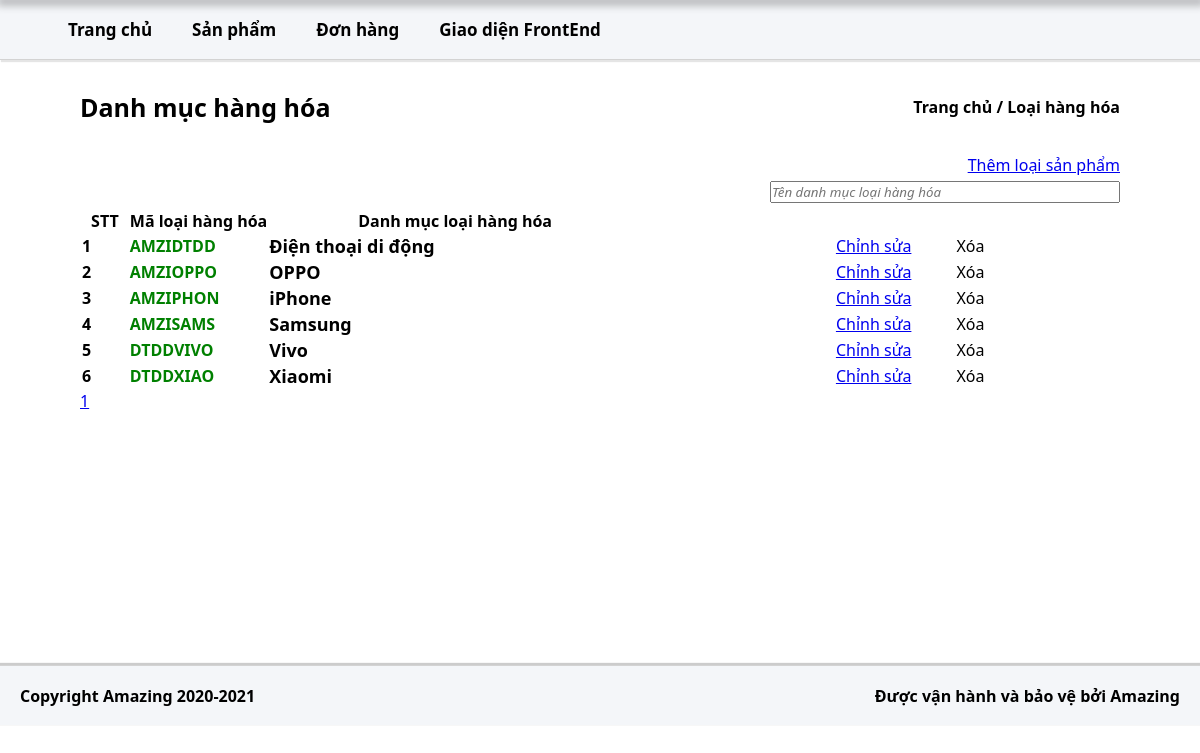
Page /backend/categories/index.php on the earlier database version.
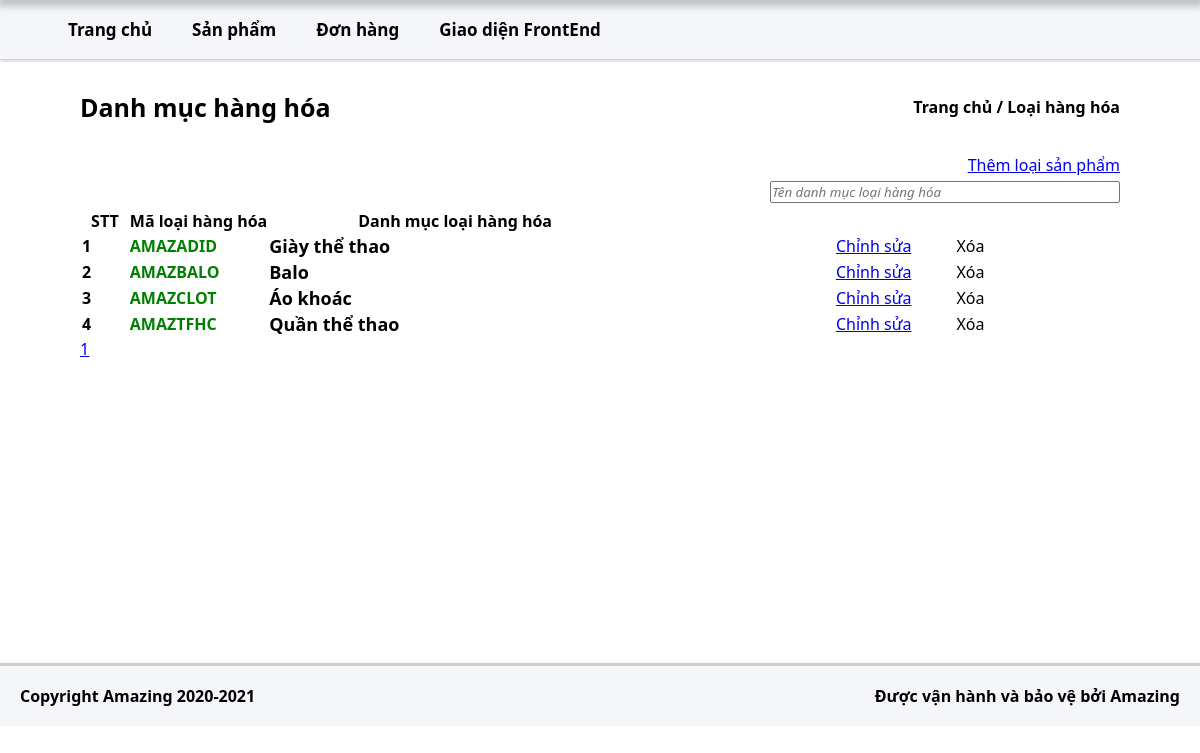
Same page on the later database version.
### tables this page shows
CREATE TABLE `loaihanghoa` (
  `STT` int(11) NOT NULL,
  `MaLoaiHang` char(8) NOT NULL,
  `TenLoaiHang` varchar(255) DEFAULT NULL,
  `Parent` int(11) DEFAULT NULL
);

### backend/categories/index.php (the view, shortened to what the changed rows need)
<!DOCTYPE html>
<html lang="en">
<head>
    <link rel="stylesheet" href="list_categories.css">
</head>
<body>
    <div class="main">
        <div class="row no-gutters">
                    <?php include_once __DIR__ . '/../layouts/partials/slidebar.php' ?>
            <div class="col l-10 main_content">
                    <?php include_once __DIR__ . '/../layouts/partials/header.php' ?>
                <div class="item_content">
                    <div class="category_list">
                        <table class="table">
                            <thead class="bg-dark text-white">
                                <th width="5%">STT</th>
                                <th width="15%">Mã loại hàng hóa</th>
                                <th>Danh mục loại hàng hóa</th>
                                <th></th>
                            </thead>
                            <tbody id="result_search">
                                <?php
                                    include_once __DIR__ . '/../connect_db.php';
                                    $sql_sum_count = <<<EOT
                                        SELECT COUNT(*) tonglhh FROM loaihanghoa
                                    EOT;
                                    $query_sum_count = mysqli_query($conn,$sql_sum_count);
                                    $result_sum_count = mysqli_fetch_array($query_sum_count,MYSQLI_ASSOC);
                                    $TOTAL_COUNT = $result_sum_count['tonglhh'];
                                    $ROW_PAGE = 6;
                                    $TOTAL_PAGE = ceil($TOTAL_COUNT / $ROW_PAGE);
                                    $PAGE = isset($_GET['page']) ? $_GET['page'] : 1;
                                    $OFFSET = ($PAGE - 1) * $ROW_PAGE;
                                    $sql_select_category = <<<EOT
                                        SELECT * FROM loaihanghoa LIMIT $OFFSET,$ROW_PAGE
                                    EOT;
                                    $query_select = mysqli_query($conn,$sql_select_category);
                                    while($result = mysqli_fetch_array($query_select,MYSQLI_ASSOC)){
                                        $data_category []= array(
                                            'maloaihang' => $result['MaLoaiHang'],
                                            'tenloaihang' => $result['TenLoaiHang'],
                                            'parent' => $result['Parent'],
                                            'stt' => $result['STT']
                                        );
                                    }
                                    $i = 0;
                                ?>
                                <?php if(!empty($data_category)):?>
                                    <?php foreach($data_category as $val):?>
                                        <?php $i++;?>
                                        <tr class="parent_<?=$val['parent']?>">
                                            <td><strong><?=$i?></strong></td>
                                            <td><div class="category_id"><?=$val['maloaihang']?></div></td>
                                            <td class="category_name"><?=$val['tenloaihang']?></td>
                                            <td>
                                                <span class="btn btn-danger action btn-sm btn-delete" data-id="<?=$val['maloaihang']?>" data-stt="parent_<?=$val['stt']?>">Xóa</span>
                                                <a href="/../Amazing-PHP/backend/categories/edit/?maloaihanghoa=<?=$val['maloaihang']?>" class="btn btn-secondary action btn-sm" style="margin-right: 5px;">Chỉnh sửa</a>
                                            </td>
                                        </tr>
                                    <?php endforeach;?>
                                <?php endif;?>
                            </tbody>
                        </table>
                    </div>
                        <div>
                            <div class="paginate">
                                <ul class="pagination">
                                    <?php for($i = 1;$i<=$TOTAL_PAGE;$i++):?>
                                        <li class=" page-item"><a class="page-link text-dark" href="?page=<?=$i?>"><?=$i?></a></li>
                                    <?php endfor;?>
                                </ul>
                            </div>
                        </div>
                </div>
                    <?php include_once __DIR__ . '/../layouts/partials/footer.php' ?>
            </div>
        </div>
    </div>
</body>
</html>

Differences in the rows shown:
removed loaihanghoa: MaLoaiHang "AMZIDTDD", TenLoaiHang "Điện thoại di động"
removed loaihanghoa: MaLoaiHang "AMZIOPPO", TenLoaiHang "OPPO"
removed loaihanghoa: MaLoaiHang "AMZIPHON", TenLoaiHang "iPhone"
removed loaihanghoa: MaLoaiHang "AMZISAMS", TenLoaiHang "Samsung"
removed loaihanghoa: MaLoaiHang "DTDDVIVO", TenLoaiHang "Vivo"
removed loaihanghoa: MaLoaiHang "DTDDXIAO", TenLoaiHang "Xiaomi"
added loaihanghoa: MaLoaiHang "AMAZADID", TenLoaiHang "Giày thể thao"
added loaihanghoa: MaLoaiHang "AMAZBALO", TenLoaiHang "Balo"
added loaihanghoa: MaLoaiHang "AMAZCLOT", TenLoaiHang "Áo khoác"
added loaihanghoa: MaLoaiHang "AMAZTFHC", TenLoaiHang "Quần thể thao"
